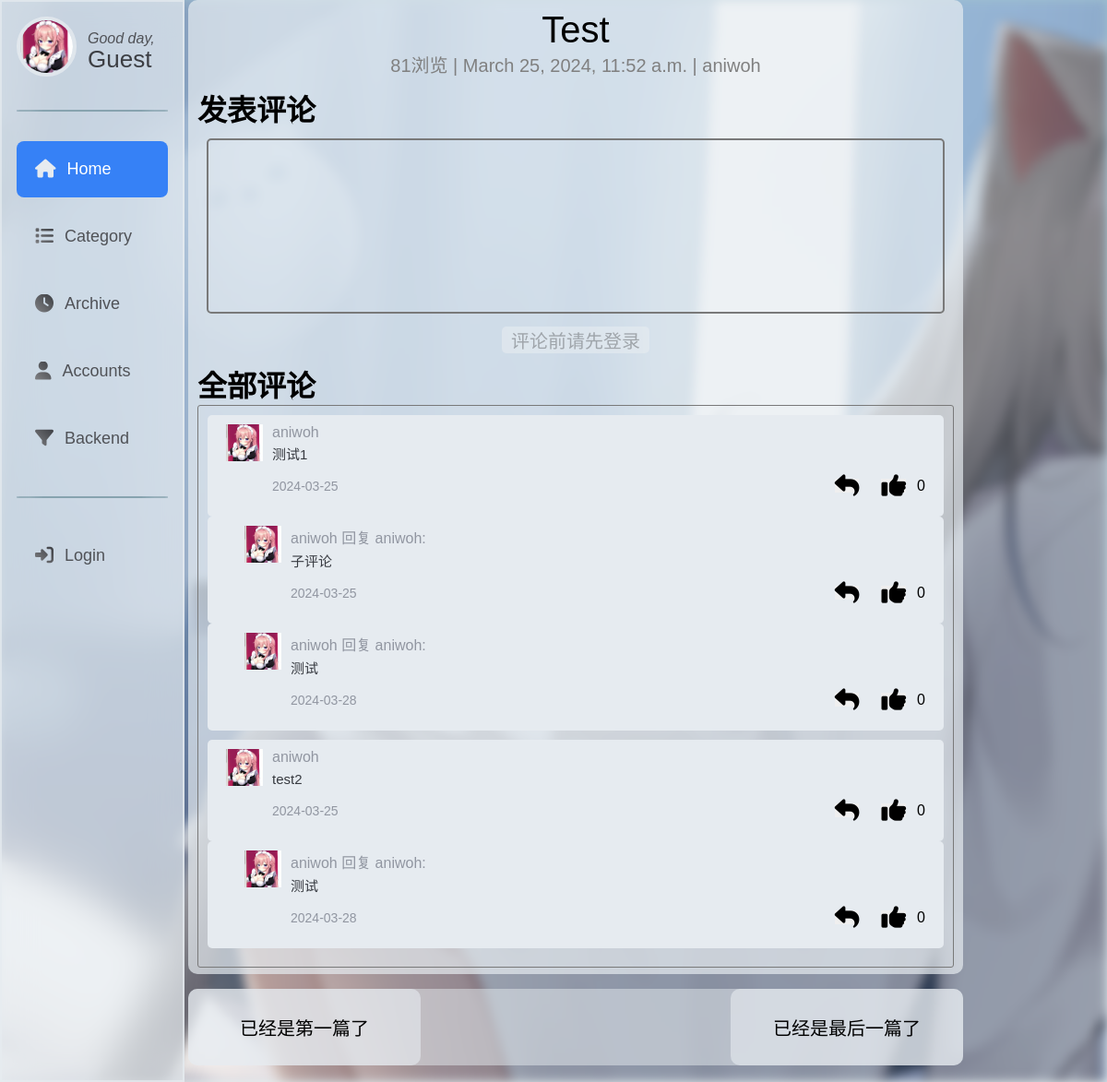
Page /index/post?id=1 on the committed database.
### index_app/models.py (models this page shows)
class MarkdownFilePool(models.Model):
    title = models.CharField(max_length=100)
    content = models.TextField()
    author = models.CharField(max_length=100)
    created_at = models.DateTimeField(auto_now_add=True)
    comment_count = models.IntegerField(default=0)
    view_count = models.IntegerField(default=0)

class Comments(models.Model):
    content = models.TextField(max_length=100)
    created_at = models.DateTimeField(auto_now_add=True)
    article_id = models.IntegerField()
    author = models.TextField(max_length=20)
    belong_to_comment = models.IntegerField(default=0) # 0 means this comment is a root comment, otherwise it is a reply to a comment
    repeat_someone = models.TextField(max_length=20, default='') # if this comment is a reply to a comment, this field will store the author of the comment

### index_app/views.py (the view)
# urls.py: path('post',views.post,name='post'),
def post(request):
    now_id=request.GET.get('id')
    if not now_id:
        now_id=1
        return redirect(reverse('post') + '?id=1')
    markdown = MarkdownFilePool.objects.get(id=now_id)  # 获取第一个Markdown文件
    prev_record = MarkdownFilePool.objects.filter(id__lt=markdown.id).last()
    next_record = MarkdownFilePool.objects.filter(id__gt=markdown.id).first()
    markdown.view_count+=1
    markdown.save()
    root_comments=Comments.objects.filter(article_id=now_id,belong_to_comment=0)
    child_comments=Comments.objects.filter(article_id=now_id,belong_to_comment__gt=0)
    context = {
        'markdown': markdown,
        'prev_record': prev_record,
        'next_record': next_record,
        'root_comments':root_comments,
        'child_comments':child_comments,
    }
    return render(request, 'index/post.html', context)

### templates/index/post.html (shortened to what this page needs)
{% extends "./layout-index.html" %}
{% block content %}
<link rel="stylesheet" href="{% static 'css/post_style.css' %}">
<link rel="stylesheet" href="{% static 'css/markdown-content.css' %}">
<link rel="stylesheet" href="{% static 'css/comment_style.css' %}">
<div class="markdown-main">
    <div class="markdown-title">
        {{markdown.title}}
    </div>
    <div class="markdown-author">
        {{markdown.view_count}}浏览     |    {{markdown.created_at}}    |    {{markdown.author}}
    </div>
    <div class="comment_post" >
        <h1>发表评论</h1>
        <div class="comment_post_border">
            <form id="comment_form" method="post" action="{% url 'post_comment' %}">
                <textarea id="comment-textarea" class="comment-textarea" name="text" rows="8" cols="50" tabindex="4" required=""></textarea>
                {% if user.is_authenticated %}
                    <button id="submit" class="comment-submit">发表评论</button>
                {% else %}
                    <button id="submit" class="comment-submit" disabled>评论前请先登录</button>
                {% endif %}
            </form>
        </div>
    </div>
    <div class="comment_content" >
        <h1>全部评论</h1>
        <div class="comment_content_border">
            <div class="comment_content_display">
                {% for root_comment in root_comments %}
                <div class="every_comment">
                    <div class="comment_image">
                        <img src="{% static 'img/avater_240.jpg' %}" alt="" height="40px" width="40px">
                    </div>
                    <div class="comment_main">
                        <div class="comment_main_header">{{ root_comment.author}}</div>
                        <div class="comment_main_content" style="width: auto;">{{root_comment.content}}</div>
                        <div class="comment_main_footer">
                            <div class="comment_main_footer_time"> {{ root_comment.created_at|date:"Y-m-d"}}</div>
                            <div class="comment_main_footer_tool">
                                <button class="comment_reply" onclick="" lay-on="comment_repeat" data-belong-to-comment="{{root_comment.id}}" data-repeat-someone="{{root_comment.author}}"></button>
                                <button class="comment_thumbs_up"></button>
                                <span>0</span>
                            </div>
                        </div>
                    </div>
                </div>
                {% for child_comment in child_comments %}
                {% if child_comment.belong_to_comment == root_comment.id %}
                <div class="every_comment child_comment">
                    <div class="comment_image">
                        <img src="{% static 'img/avater_240.jpg' %}" alt="" height="40px" width="40px">
                    </div>
                    <div class="comment_main">
                        <div class="comment_main_header">
                            {{ child_comment.author}}
                            {% if child_comment.repeat_someone %}
                            回复 {{child_comment.repeat_someone}}:{% endif %}
                        </div>
                        <div class="comment_main_content" style="width: auto;">{{child_comment.content}}</div>
                        <div class="comment_main_footer">
                            <div class="comment_main_footer_time"> {{ child_comment.created_at|date:"Y-m-d" }}</div>
                            <div class="comment_main_footer_tool">
                                <button class="comment_reply" onclick="" lay-on="comment_repeat" data-belong-to-comment="{{root_comment.id}}" data-repeat-someone="{{child_comment.author}}"></button>
                                <button class="comment_thumbs_up"></button>
                                <span>0</span>
                            </div>
                        </div>
                    </div>
                </div>
                {% endif %}
                {% endfor %}
                <div class="transparent-row" style="height: 10px;"></div>
                {% endfor %}
            </div>
        </div>
    </div>
</div>
<div class="main-footer">
    {% if prev_record %}
    <a href="{% url 'post' %}?id={{ prev_record.id }}"><button type="button" class="pre-but">上一篇</button></a>
    {% else %}
    <button type="button" class="pre-but">已经是第一篇了</button>
    {% endif %}
    {% if next_record %}
    <a href="{% url 'post' %}?id={{ next_record.id }}"><button type="button" class="nxt-but">下一篇</button></a>
    {% else %}
    <button type="button" class="nxt-but">已经是最后一篇了</button>
    {% endif %}
</div>
{% endblock %}

### static/css/layout-index.css (style rules this page uses)
* { margin: 0; padding: 0; border: 0; list-style: none; box-sizing: border-box; }
body { height: 100vh; background: linear-gradient(#9fc0cf,#e5edf1); font-family: "Microsoft YaHei", arial, sans-serif; }

### static/css/post_style.css (style rules this page uses)
.markdown-title { width: 100%; text-align: center; font-size: 40px; }
.markdown-author { width: 100%; text-align: center; font-size: 20px; color: gray; }
.markdown-main { overflow: auto; width: 100%; height: 90%; border-radius: 10px; padding: 10px; background-color: rgba(230, 235, 240, 0.7); }
.main-footer { width: 100%; height: 7%; border-radius: 10px; margin-top: 2%; background-color: rgba(230, 235, 240, 0.5); }
.pre-but { font-size: 20px; border-radius: 10px; background-color: rgba(230, 235, 240, 0.6); height: 100%; width: 30%; text-align: center; float: left; }
.nxt-but { font-size: 20px; border-radius: 10px; background-color: rgba(230, 235, 240, 0.6); height: 100%; width: 30%; text-align: center; float: right; }

### static/css/markdown-content.css (style rules this page uses)
* { -webkit-tap-highlight-color: transparent; }

### static/css/comment_style.css (style rules this page uses)
.comment_post_border { border-radius: 3px; height: auto; width: 100%; margin: 0 auto; padding: 10px; }
.comment-textarea { border: 2px solid #797979; resize: none; background-size: contain; border-radius: 5px; min-height: 190px; width: 100%; padding: 13px; background-color: rgba(255,255,255,0); font-size: large; }
.comment-submit { height: auto; width: 20%; margin: 0 auto; margin-top: 10px; text-align: center; display: flex; justify-content: center; background-color: rgba(230, 235, 240, 0.6); font-size: 20px; border-radius: 5px; }
button:disabled { cursor: not-allowed; }
.comment_content_border { border-radius: 3px; border: 1px solid #797979; height: auto; width: 100%; margin: 0 auto; min-height: 200px; padding: 10px; }
.comment_content_display { margin: 0 auto; height: 100%; width: 100%; }
.every_comment { background-color: rgba(230, 235, 240, 1); margin: 0px; padding: 10px 20px 14px; border-radius: 5px; display: flex; }
.comment_main { box-sizing: border-box; margin: 0px 0px 0px 10px; min-width: 0px; flex: 1 1 auto; }
.comment_main_header { box-sizing: border-box; margin: 0px; min-width: 0px; -webkit-box-pack: justify; justify-content: space-between; color: rgb(145, 150, 161); display: flex; }
.comment_main_content { box-sizing: border-box; margin: 4px 0px 0px; min-width: 0px; overflow: hidden; color: rgb(55, 58, 64); overflow-wrap: break-word; font-size: 15px; line-height: 21px; }
.comment_main_footer { box-sizing: border-box; margin: 4px 0px 0px; min-width: 0px; -webkit-box-align: center; align-items: center; display: flex; }
.comment_main_footer_time { box-sizing: border-box; margin: 0px; min-width: 0px; -webkit-box-align: center; align-items: center; flex: 1 1 auto; font-size: 14px; color: rgb(145, 150, 161); display: flex; }
.comment_main_footer_tool { box-sizing: border-box; margin: 0px; min-width: 0px; -webkit-box-align: center; align-items: center; flex: 0 0 auto; display: flex; }
.comment_main_footer_tool button { margin: 12px; }
.child_comment { padding: 10px 20px 14px 40px; }

### rows in the picture
MarkdownFilePool: title "Test", view_count "81", created_at "March 25, 2024, 11:52 a.m.", author "aniwoh"
Comments: author "aniwoh", content "测试1", created_at "2024-03-25"
Comments: author "aniwoh", repeat_someone "aniwoh", content "子评论", created_at "2024-03-25"
Comments: author "aniwoh", repeat_someone "aniwoh", content "测试", created_at "2024-03-28"
Comments: author "aniwoh", content "test2", created_at "2024-03-25"
Comments: author "aniwoh", repeat_someone "aniwoh", content "测试", created_at "2024-03-28"
